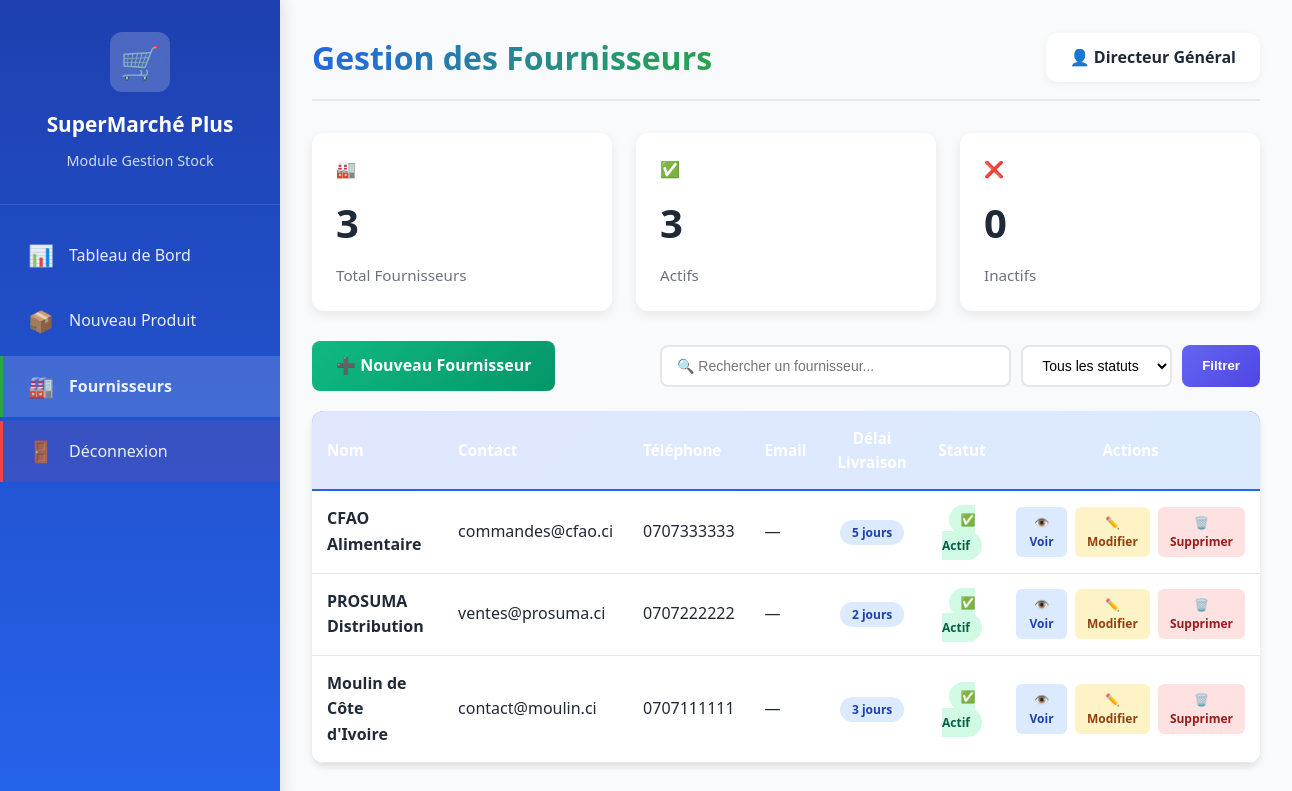
Page /dashboard/stock/fournisseurs/ (signed in) on the committed database.
### CarrefourApp/models.py (models this page shows, shortened)
class Employe(AbstractUser):
    ROLES = [
        ('DG', 'Directeur Général'),
        ('DAF', 'Directeur Administratif et Financier'),
        ('RH', 'Responsable RH'),
        ('STOCK', 'Gestionnaire Stock'),
        ('CAISSIER', 'Caissier'),
        ('MARKETING', 'Marketing'),
        ('ANALYSTE', 'Analyste'),
    ]
    DEPARTEMENTS = [
        ('DIRECTION', 'Direction Générale'),
        ('FINANCE', 'Finance'),
        ('RH', 'Ressources Humaines'),
        ('LOGISTIQUE', 'Logistique'),
        ('VENTES', 'Ventes'),
        ('MARKETING', 'Marketing'),
        ('ALIMENTAIRE', 'Alimentaire'),
        ('HYGIENE', 'Hygiène'),
    ]
    employee_id = models.CharField(max_length=20, unique=True, blank=True)
    role = models.CharField(max_length=20, choices=ROLES, default='CAISSIER')
    departement = models.CharField(max_length=50, choices=DEPARTEMENTS, default='VENTES')
    telephone = models.CharField(max_length=20, blank=True)
    photo = models.ImageField(upload_to='employees/', blank=True, null=True)
    date_embauche = models.DateField(default=timezone.now)
    est_actif = models.BooleanField(default=True)
    est_compte_systeme = models.BooleanField(default=False, help_text="Compte système protégé (DG, DAF, RH) - Ne peut pas être supprimé")
    acces_stocks = models.BooleanField(default=False)
    acces_caisse = models.BooleanField(default=False)
    acces_fidelisation = models.BooleanField(default=False)
    acces_rapports = models.BooleanField(default=False)
    heure_debut_travail = models.TimeField(default='08:00', help_text="Heure de début de travail")
    heure_fin_travail = models.TimeField(default='17:00', help_text="Heure de fin de travail")
    duree_pause = models.IntegerField(default=90, help_text="Durée de la pause en minutes (par défaut 1h30)")
    derniere_connexion_custom = models.DateTimeField(null=True, blank=True)
    class Meta:
        verbose_name = 'Employé'
        verbose_name_plural = 'Employés'

class Fournisseur(models.Model):
    nom = models.CharField(max_length=200, verbose_name="Nom du fournisseur")
    contact = models.CharField(max_length=100, verbose_name="Nom du contact")
    email = models.EmailField(verbose_name="Email")
    telephone = models.CharField(max_length=20, verbose_name="Téléphone")
    adresse = models.TextField(verbose_name="Adresse complète")
    delai_livraison_moyen = models.IntegerField(
        verbose_name="Délai de livraison moyen (jours)",
        help_text="Nombre de jours en moyenne pour une livraison"
    )
    conditions_paiement = models.TextField(
        verbose_name="Conditions de paiement",
        help_text="Ex: Paiement à 30 jours, 50% à la commande"
    )
    est_actif = models.BooleanField(
        default=True,
        verbose_name="Fournisseur actif",
        help_text="Décocher pour désactiver le fournisseur"
    )
    date_creation = models.DateTimeField(auto_now_add=True)
    date_modification = models.DateTimeField(auto_now=True)
    class Meta:
        verbose_name = "Fournisseur"
        verbose_name_plural = "Fournisseurs"
        ordering = ['nom']

### CarrefourApp/views.py (the view, shortened to what this page needs)
# urls.py: path('dashboard/stock/fournisseurs/', views.stock_fournisseurs_list, name='stock_fournisseurs_list'),
@login_required
def stock_fournisseurs_list(request):
    if request.user.role not in ['STOCK', 'MANAGER', 'ADMIN', 'DG', 'DAF']:
        messages.error(request, "❌ Accès refusé")
        dashboard_url = get_dashboard_by_role(request.user)
        return redirect(dashboard_url)
    fournisseurs = Fournisseur.objects.all().order_by('-date_creation')
    search = request.GET.get('search', '')
    statut = request.GET.get('statut', '')
    if statut == 'actif':
        fournisseurs = fournisseurs.filter(est_actif=True)
    elif statut == 'inactif':
        fournisseurs = fournisseurs.filter(est_actif=False)
    total_fournisseurs = Fournisseur.objects.count()
    fournisseurs_actifs = Fournisseur.objects.filter(est_actif=True).count()
    fournisseurs_inactifs = Fournisseur.objects.filter(est_actif=False).count()
    context = {
        'fournisseurs': fournisseurs,
        'search': search,
        'statut': statut,
        'total_fournisseurs': total_fournisseurs,
        'fournisseurs_actifs': fournisseurs_actifs,
        'fournisseurs_inactifs': fournisseurs_inactifs,
    }
    return render(request, 'dashboard/stock_fournisseurs_list.html', context)

### templates/dashboard/stock_fournisseurs_list.html (shortened to what this page needs)
{% load static %}
<!DOCTYPE html>
<html lang="fr">
<head>
    <link rel="stylesheet" href="{% static 'css/dashboard.css' %}">
</head>
<body>
    <div class="dashboard-container">
        <aside class="sidebar">
            <div class="sidebar-header">
                <div class="logo">🛒</div>
                <h2>SuperMarché Plus</h2>
                <p>Module Gestion Stock</p>
            </div>
            <nav class="sidebar-nav">
                <a href="{% url 'dashboard_stock' %}" class="nav-item">
                    <span class="icon">📊</span>
                    <span>Tableau de Bord</span>
                </a>
                <a href="{% url 'stock_add_product' %}" class="nav-item">
                    <span class="icon">📦</span>
                    <span>Nouveau Produit</span>
                </a>
                <a href="{% url 'stock_fournisseurs_list' %}" class="nav-item active">
                    <span class="icon">🏭</span>
                    <span>Fournisseurs</span>
                </a>
                <a href="{% url 'logout' %}" class="nav-item logout">
                    <span class="icon">🚪</span>
                    <span>Déconnexion</span>
                </a>
            </nav>
        </aside>
        <main class="main-content">
            <header class="content-header">
                <h1>Gestion des Fournisseurs</h1>
                <div class="user-info">
                    <span>👤 {{ user.get_full_name }}</span>
                </div>
            </header>
            <div class="stats-grid" style="margin-bottom: 30px;">
                <div class="stat-card">
                    <div class="stat-icon">🏭</div>
                    <div class="stat-content">
                        <div class="stat-value">{{ total_fournisseurs }}</div>
                        <div class="stat-label">Total Fournisseurs</div>
                    </div>
                </div>
                <div class="stat-card">
                    <div class="stat-icon">✅</div>
                    <div class="stat-content">
                        <div class="stat-value">{{ fournisseurs_actifs }}</div>
                        <div class="stat-label">Actifs</div>
                    </div>
                </div>
                <div class="stat-card">
                    <div class="stat-icon">❌</div>
                    <div class="stat-content">
                        <div class="stat-value">{{ fournisseurs_inactifs }}</div>
                        <div class="stat-label">Inactifs</div>
                    </div>
                </div>
            </div>
            <div style="display: flex; justify-content: space-between; align-items: center; margin-bottom: 20px; gap: 15px;">
                <a href="{% url 'stock_fournisseur_create' %}" style="display: inline-block; background: linear-gradient(135deg, #10B981, #059669); color: white; padding: 12px 24px; border-radius: 8px; text-decoration: none; font-weight: 600;">
                    ➕ Nouveau Fournisseur
                </a>
                <form method="get" style="display: flex; gap: 10px; flex: 1; max-width: 600px;">
                    <input type="text" name="search" value="{{ search }}" placeholder="🔍 Rechercher un fournisseur..."
                           style="flex: 1; padding: 10px 15px; border: 2px solid #E5E7EB; border-radius: 8px; font-size: 14px;">
                    <select name="statut" style="padding: 10px 15px; border: 2px solid #E5E7EB; border-radius: 8px; background: white; font-size: 14px; cursor: pointer;">
                        <option value="">Tous les statuts</option>
                    </select>
                    <button type="submit" style="background: linear-gradient(135deg, #6366F1, #4F46E5); color: white; padding: 10px 20px; border: none; border-radius: 8px; font-weight: 600; cursor: pointer;">
                        Filtrer
                    </button>
                </form>
            </div>
            {% if fournisseurs %}
                <div style="background: white; border-radius: 12px; box-shadow: 0 4px 6px rgba(0,0,0,0.1); overflow: hidden;">
                    <table style="width: 100%; border-collapse: collapse;">
                        <thead style="background: linear-gradient(135deg, #667EEA, #764BA2);">
                            <tr>
                                <th style="padding: 15px; text-align: left; color: white; font-weight: 600;">Nom</th>
                                <th style="padding: 15px; text-align: left; color: white; font-weight: 600;">Contact</th>
                                <th style="padding: 15px; text-align: left; color: white; font-weight: 600;">Téléphone</th>
                                <th style="padding: 15px; text-align: left; color: white; font-weight: 600;">Email</th>
                                <th style="padding: 15px; text-align: center; color: white; font-weight: 600;">Délai Livraison</th>
                                <th style="padding: 15px; text-align: center; color: white; font-weight: 600;">Statut</th>
                                <th style="padding: 15px; text-align: center; color: white; font-weight: 600;">Actions</th>
                            </tr>
                        </thead>
                        <tbody>
                            {% for fournisseur in fournisseurs %}
                                <tr style="border-bottom: 1px solid #E5E7EB;">
                                    <td style="padding: 15px;">
                                        <strong>{{ fournisseur.nom }}</strong>
                                    </td>
                                    <td style="padding: 15px;">{{ fournisseur.contact }}</td>
                                    <td style="padding: 15px;">{{ fournisseur.telephone|default:"—" }}</td>
                                    <td style="padding: 15px;">{{ fournisseur.email|default:"—" }}</td>
                                    <td style="padding: 15px; text-align: center;">
                                        <span style="background: #DBEAFE; color: #1E40AF; padding: 4px 12px; border-radius: 20px; font-size: 12px; font-weight: 600;">
                                            {{ fournisseur.delai_livraison_moyen }} jours
                                        </span>
                                    </td>
                                    <td style="padding: 15px; text-align: center;">
                                        {% if fournisseur.est_actif %}
                                            <span style="background: #D1FAE5; color: #065F46; padding: 6px 12px; border-radius: 20px; font-size: 12px; font-weight: 600;">
                                                ✅ Actif
                                            </span>
                                        {% else %}
                                            <span style="background: #FEE2E2; color: #991B1B; padding: 6px 12px; border-radius: 20px; font-size: 12px; font-weight: 600;">
                                                ❌ Inactif
                                            </span>
                                        {% endif %}
                                    </td>
                                    <td style="padding: 15px; text-align: center;">
                                        <div style="display: flex; gap: 8px; justify-content: center;">
                                            <a href="{% url 'stock_fournisseur_detail' fournisseur.id %}"
                                               style="background: #DBEAFE; color: #1E40AF; padding: 6px 12px; border-radius: 6px; text-decoration: none; font-size: 12px; font-weight: 600;">
                                                👁️ Voir
                                            </a>
                                            <a href="{% url 'stock_fournisseur_edit' fournisseur.id %}"
                                               style="background: #FEF3C7; color: #92400E; padding: 6px 12px; border-radius: 6px; text-decoration: none; font-size: 12px; font-weight: 600;">
                                                ✏️ Modifier
                                            </a>
                                            <a href="{% url 'stock_fournisseur_delete' fournisseur.id %}"
                                               style="background: #FEE2E2; color: #991B1B; padding: 6px 12px; border-radius: 6px; text-decoration: none; font-size: 12px; font-weight: 600;">
                                                🗑️ Supprimer
                                            </a>
                                        </div>
                                    </td>
                                </tr>
                            {% endfor %}
                        </tbody>
                    </table>
                </div>
            {% endif %}
        </main>
    </div>
</body>
</html>

### rows in the picture
Employe: get_full_name "Directeur Général"
Fournisseur: nom "CFAO Alimentaire", contact "commandes@cfao.ci", telephone "0707333333", email "—", delai_livraison_moyen "5", est_actif "✅ Actif"
Fournisseur: nom "PROSUMA Distribution", contact "ventes@prosuma.ci", telephone "0707222222", email "—", delai_livraison_moyen "2", est_actif "✅ Actif"
Fournisseur: nom "Moulin de Côte d'Ivoire", contact "contact@moulin.ci", telephone "0707111111", email "—", delai_livraison_moyen "3", est_actif "✅ Actif"

### other values in the picture
{{ total_fournisseurs }} "3"
{{ fournisseurs_actifs }} "3"
{{ fournisseurs_inactifs }} "0"
